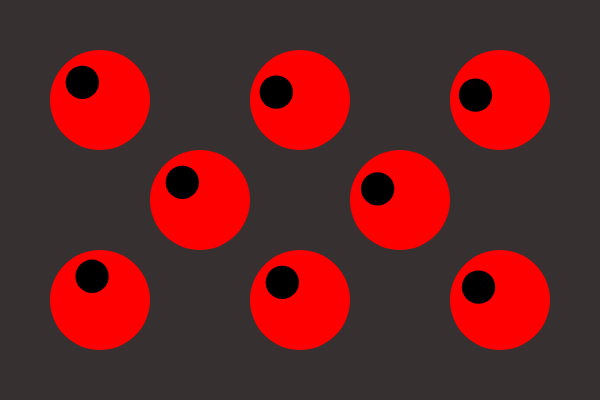
Frame 1 (no input)
Frame 60 (no input): identical to frame 1, image omitted
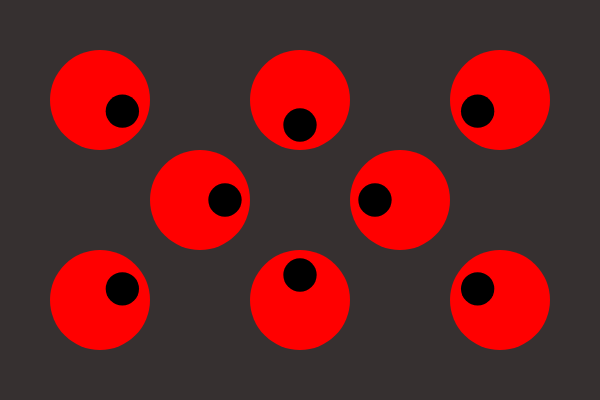
Frame 120 (the mouse pressed at the canvas centre since frame 60)

The p5.js sketch that drew these frames (run headless with seeded random() and noise() and a simulated clock; from frame 60 on, the mouse is pressed at the canvas centre):

// p5.js sketch
// ── sketch.js
let eyePositions = [
  { x: 100, y: 100 },
  { x: 300, y: 100 },
  { x: 500, y: 100 },
  { x: 100, y: 300 },
  { x: 300, y: 300 },
  { x: 500, y: 300 },
  { x: 200, y: 200 },
  { x: 400, y: 200 }
];
let eyeRadius = 50; // radius of the eyeballs

function setup() {
  createCanvas(600, 400);
}

function draw() {
  background("#363030");

  // Draw all eyeballs
  for (let pos of eyePositions) {
    drawEye(pos.x, pos.y);
  }
}

function drawEye(x, y) {
  let d = dist(x, y, mouseX, mouseY); // Distance from the center of the eye to the mouse
  let ang = atan2(mouseY - y, mouseX - x); // Angle from the center of the eye to the mouse

  // Draw the eyeball (red part)
  fill(255, 0, 0);
  noStroke();
  ellipse(x, y, eyeRadius * 2, eyeRadius * 2);

  // Draw the pupil (black part)
  fill(0);
  let pupilRadius = eyeRadius / 3; // Pupil is smaller than the eyeball
  let pupilX = x + cos(ang) * (eyeRadius / 2); // Position pupil along the angle
  let pupilY = y + sin(ang) * (eyeRadius / 2);
  ellipse(pupilX, pupilY, pupilRadius * 2, pupilRadius * 2); // Draw the pupil
}
